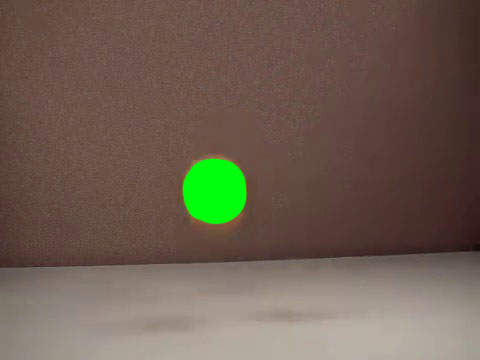
#> input picture example.jpg, 480 x 360 px
$ python ball_detection.py --image example.jpg
#> lines starting #> are read from the running program, lines starting #| are printed output that depends on the picture; after the words box and inside, x2 and y2 are one past the last pixel; in counts of white or black regions, pixels touching at a corner belong together
from collections import deque
from imutils.video import VideoStream
import numpy as np
import argparse
import cv2
import imutils
import time

ap = argparse.ArgumentParser()
ap.add_argument("-im", "--image",
	help="path to the (optional) video file")
args = vars(ap.parse_args())

if not args.get("image", False):
	im = cv2.imread('example.jpg')
else:
    im = cv2.imread(args["image"])
#> im is the input picture: shape (360, 480, 3); mean B, G, R 81.2, 94.5, 110.2

im = cv2.medianBlur(im,19)
greenLower = (36, 25, 25)
greenUpper = (86, 255, 255)
#pts = deque(maxlen=args["buffer"])

frame = imutils.resize(im, width=600)
blurred = cv2.GaussianBlur(frame, (11, 11), 0)
hsv = cv2.cvtColor(blurred, cv2.COLOR_BGR2HSV)
#> hsv: shape (450, 600, 3); mean H, S, V 10.4, 77.7, 115

mask = cv2.inRange(hsv, greenLower, greenUpper)
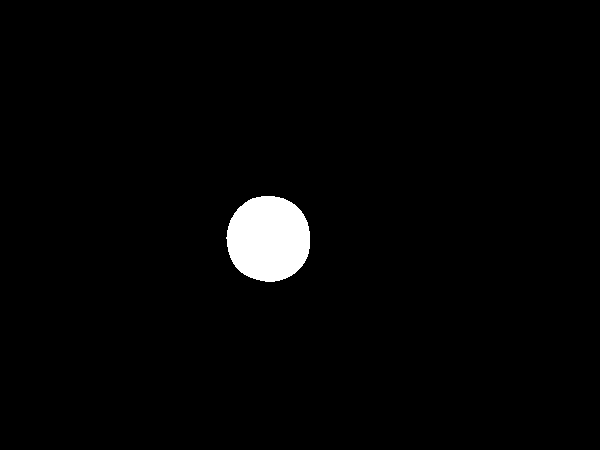
#> mask: shape (450, 600); 2.1% white; 1 white region, box (x1, y1, x2, y2) and area: (226, 196, 310, 282) 5739
mask = cv2.erode(mask, None, iterations=2)
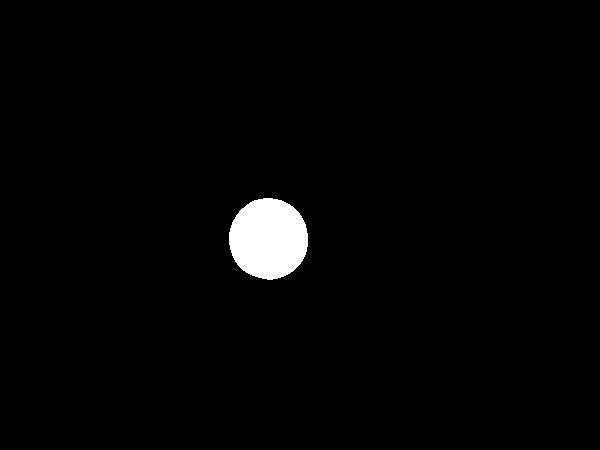
#> mask: shape (450, 600); 1.9% white; 1 white region, box (x1, y1, x2, y2) and area: (229, 198, 308, 280) 5077
mask = cv2.dilate(mask, None, iterations=2)
#> mask: shape (450, 600); 2.1% white; 1 white region
cv2.imshow("Frame", mask)
cv2.waitKey(0)
cnts = cv2.findContours(mask.copy(), cv2.RETR_EXTERNAL, cv2.CHAIN_APPROX_SIMPLE)
#> cnts = 1 contour; box (x1, y1, x2, y2) and area: (227, 196, 310, 282) 5615
cnts = imutils.grab_contours(cnts)
center = None

if len(cnts) > 0:
    c = max(cnts, key=cv2.contourArea)
#> c = contour of 118 points, box (x1, y1, x2, y2) (227, 196, 310, 282), area 5615
    ( (x,y), radius) = cv2.minEnclosingCircle(c)
#> x = 268.1; y = 238.2; radius = 43.34
    M = cv2.moments(c)
#> M = moments, m00 5615, centre m10/m00, m01/m00 = (268.1, 238.4)
    center = (int(M["m10"] / M["m00"]), int(M["m01"] / M["m00"]))
#> center = (268, 238)

    if radius > 10:
        cv2.circle(frame, (int(x), int(y)), int(radius),
        (0,255,255), 2)
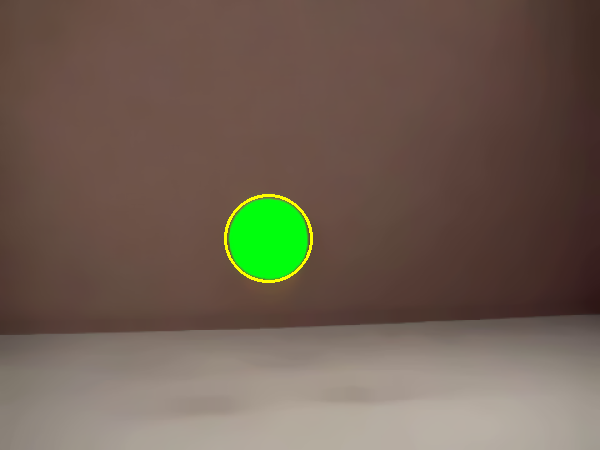
#> frame: shape (450, 600, 3); mean B, G, R 81.1, 95, 110.8
        cv2.circle(frame, center, 5, (0,0,255), -1)
#> frame: shape (450, 600, 3); 0.03% of pixels changed, all inside (x1, y1, x2, y2) = (263, 233, 274, 244)

cv2.imshow("Frame", frame)
cv2.waitKey(0)
